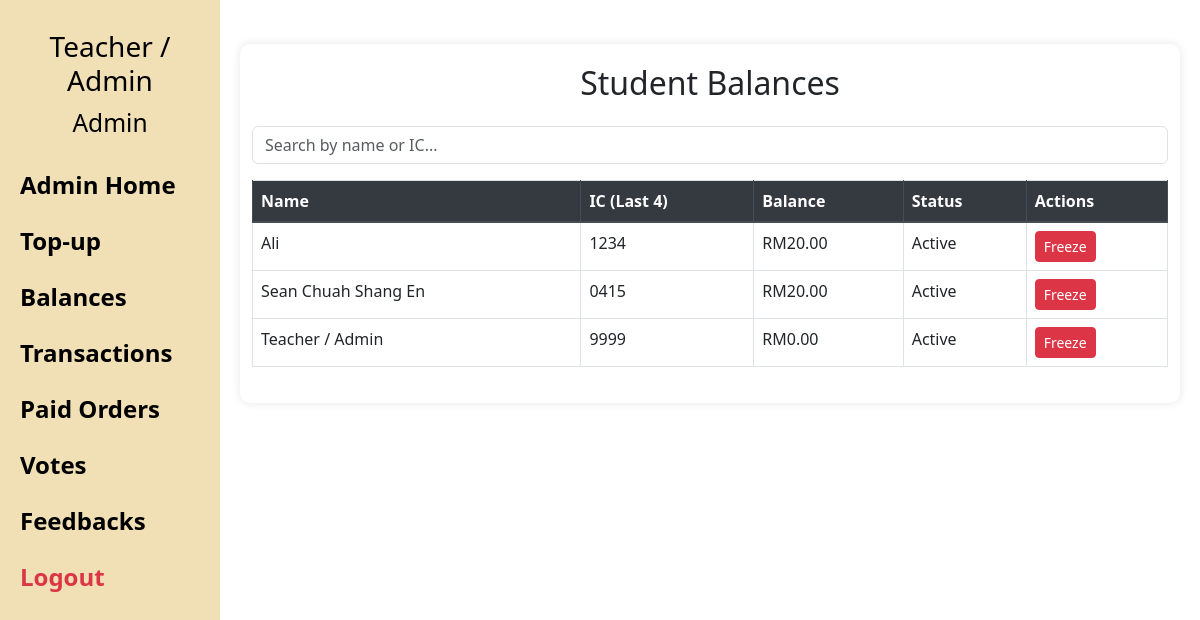
Screenshot of /student_balances (signed in) with the database file from the repository.
### models.py (models this page shows)
class StudentInfo(db.Model, UserMixin):
    __tablename__ = 'student_info'
    id = db.Column(db.Integer, primary_key=True)
    name = db.Column(db.String(100))
    ic_last4 = db.Column(db.String(4), unique=True)
    pin = db.Column(db.String(4), nullable=False)  # PIN for login
    password = db.Column(db.String(10),)  # Password for admin login
    role = db.Column(db.String(10), default='student')  # 'admin' or 'student'
    balance = db.Column(db.Integer, default=0)
    frozen = db.Column(db.Boolean, default=False)

### app.py (the view)
@app.route('/student_balances')
@login_required
def student_balances():
    if current_user.role != 'admin':
        return redirect(url_for('home'))
    students = StudentInfo.query.order_by(StudentInfo.name).all()
    return render_template('student_balances.html', students=students)

### app.py (called while the page is built)
@app.before_request
def make_session_non_permanent():
    session.permanent = False

@login_manager.user_loader
def load_user(user_id):
    return StudentInfo.query.get(int(user_id))

@app.context_processor
def inject_user():
    return {'user': current_user}

### templates/student_balances.html (shortened to what this page needs)
{% extends "base.html" %}
{% block content %}
<div class="container mt-4">
  <h2 class="mb-4">Student Balances</h2>
  <input type="text" id="search" placeholder="Search by name or IC..." class="form-control mb-3">
  <table class="table table-bordered table-hover">
    <thead class="thead-dark">
      <tr>
        <th>Name</th>
        <th>IC (Last 4)</th>
        <th>Balance</th>
        <th>Status</th>
        <th>Actions</th>
      </tr>
    </thead>
    <tbody>
      {% for s in students %}
      <tr class="{% if s.frozen %}table-danger{% endif %}">
        <td>{{ s.name }}</td>
        <td>{{ s.ic_last4 }}</td>
        <td>RM{{ "%.2f"|format(s.balance) }}</td>
        <td>{{ 'Frozen' if s.frozen else 'Active' }}</td>
        <td>
          <form method="POST" action="{{ url_for('toggle_card_status') }}" class="d-inline">
            <button type="submit" class="btn btn-sm {{ 'btn-success' if s.frozen else 'btn-danger' }}">
              {{ 'Unfreeze' if s.frozen else 'Freeze' }}
            </button>
          </form>
        </td>
      </tr>
      {% endfor %}
    </tbody>
  </table>
</div>
{% endblock %}

### templates/base.html (shortened to what this page needs)
<!DOCTYPE html>
<html lang="en" xml:lang="en">
<head>
  <link rel="stylesheet" href="/static/style.css" />
  <link rel="stylesheet" href="https://stackpath.bootstrapcdn.com/bootstrap/4.4.1/css/bootstrap.min.css"
 />
  <link rel="stylesheet" href="https://stackpath.bootstrapcdn.com/font-awesome/4.7.0/css/font-awesome.min.css"
 />
  <link rel="stylesheet" href="https://cdn.jsdelivr.net/npm/bootstrap@5.3.0/dist/css/bootstrap.min.css">
</head>
<body>
  {% if user.is_authenticated %}
    <div class="wrapper">
      <div class="sidenav" id="sidebar">
        <div class="user-info">
          {% if user.is_authenticated %}
            <h3>{{ user.name }}</h3>
            <h3><small>{{ user.role|capitalize }}</small></h3>
          {% endif %}
        </div>
        {% if user.is_authenticated %}
          {% if user.role == 'student' %}
              <br>
              <br>
              <a href="{{ url_for('student_dashboard') }}">Dashboard</a>
              <a href="{{ url_for('order') }}">Order</a>
              <a href="{{ url_for('payment') }}">Payment</a>
              <a href="{{ url_for('vote') }}">Vote</a>
              <a href="{{ url_for('feedback') }}">Feedback</a>
          {% elif user.role == 'admin' %}
              <a href="{{ url_for('admin_dashboard') }}">Admin Home</a>
              <a href="{{ url_for('topup') }}">Top-up</a>
              <a href="{{ url_for('student_balances') }}">Balances</a>
              <a href="{{ url_for('transactions') }}">Transactions</a>
              <a href="{{ url_for('paid_orders') }}">Paid Orders</a>
              <a href="{{ url_for('vote') }}">Votes</a>
              <a href="{{ url_for('feedback') }}">Feedbacks</a>
          {% endif %}
        <a href="{{ url_for('logout') }}" class="text-danger">Logout</a>
        {% endif %}
      </div>
    </div>
  {% endif %}
  <div class="main">
  {% block content %}{% endblock %}
</div>
</body>
</html>

### static/style.css (style rules this page uses)
.sidenav { width: 220px; background-color: #f1dfb6; color: black; padding-top: 20px; position: sticky; top: 0; height: 100vh; overflow-y: auto; flex-shrink: 0; transition: transform 0.3s ease-in-out; z-index: 1000; }
.sidenav a { padding: 10px 20px; display: block; color: black; text-decoration: none; font-size: 24px; font-weight: bold; }
.wrapper { display: flex; width: auto; }
.main { flex-grow: 1; padding: 20px; }
.sidenav .user-info { padding: 10px 20px; font-weight: bold; text-align: center; }
body { font-family: Arial, sans-serif; background-color: #f5f5f5; display: flex; min-height: 100vh; margin: 0; padding: 0; }
.container { padding: 20px; max-width: 90vw; margin: auto; background: white; border-radius: 10px; box-shadow: 0 0 10px rgba(0,0,0,0.1); touch-action: manipulation; }
h2, h3 { color: #333; text-align: center; font-size: 1.8em; }
button { padding: 12px 20px; background-color: #007BFF; color: white; border: none; border-radius: 10px; text-decoration: none; font-size: 1.1em; cursor: pointer; display: inline-block; margin-top: 10px; }
input, textarea, select { width: 100%; padding: 12px; font-size: 1.1em; margin-bottom: 15px; border-radius: 8px; border: 1px solid #ccc; box-sizing: border-box; }

### rows the page displays
StudentInfo: name "Teacher / Admin", role "Admin", ic_last4 "9999", balance "0.00", frozen "Active", frozen "Freeze"
StudentInfo: name "Ali", ic_last4 "1234", balance "20.00", frozen "Active", frozen "Freeze"
StudentInfo: name "Sean Chuah Shang En", ic_last4 "0415", balance "20.00", frozen "Active", frozen "Freeze"
